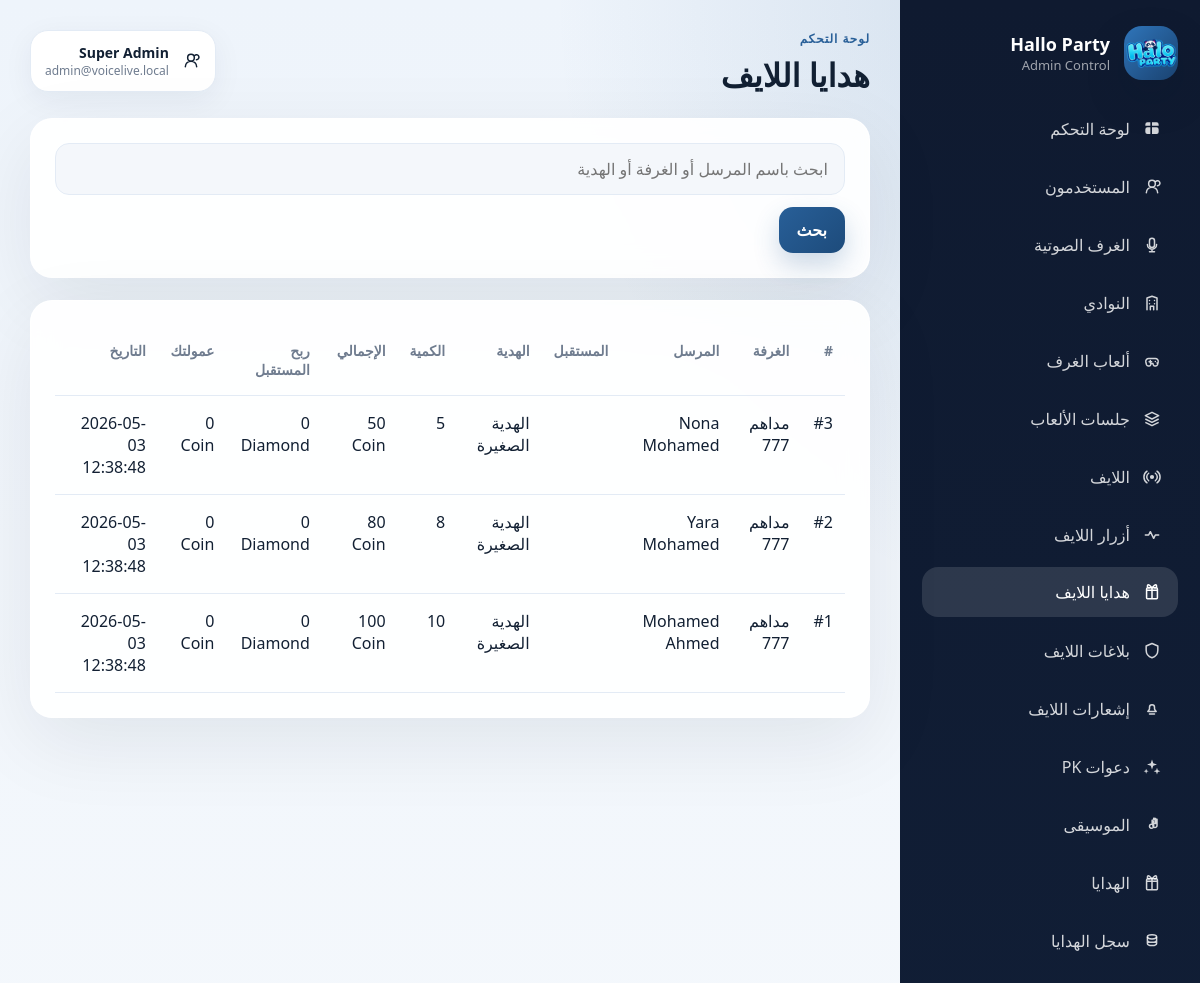
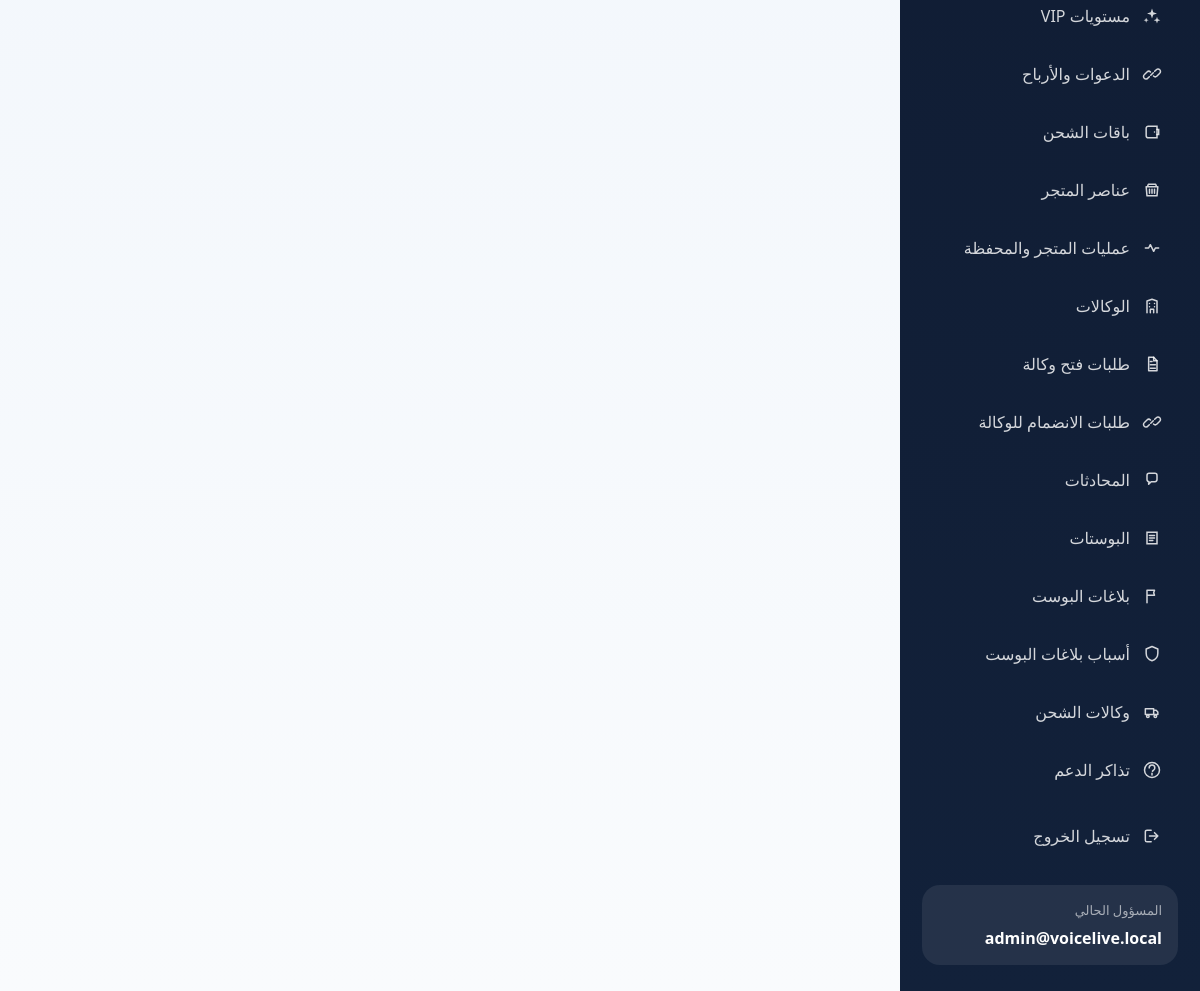
/backend/admin/live-gift-transactions.php (signed in), run on the app's committed database (2 pictures, top to bottom).
### tables this page shows
CREATE TABLE IF NOT EXISTS live_room_gift_transactions (
            id INT UNSIGNED AUTO_INCREMENT PRIMARY KEY,
            room_id INT UNSIGNED NOT NULL,
            sender_user_id INT UNSIGNED NULL,
            sender_name VARCHAR(190) NOT NULL,
            sender_avatar_asset VARCHAR(255) NULL,
            recipient_user_id INT UNSIGNED NULL,
            recipient_name_snapshot VARCHAR(190) NULL,
            gift_id INT UNSIGNED NOT NULL,
            gift_name_snapshot VARCHAR(190) NOT NULL,
            quantity INT NOT NULL,
            unit_price_coins INT NOT NULL,
            total_price_coins INT NOT NULL,
            platform_fee_coins INT NOT NULL DEFAULT 0,
            creator_earning_diamonds INT NOT NULL DEFAULT 0,
            platform_commission_percent DECIMAL(5,2) NOT NULL DEFAULT 50.00,
            created_at DATETIME NOT NULL,
            CONSTRAINT fk_live_room_gifts_room FOREIGN KEY (room_id) REFERENCES live_rooms(id) ON DELETE CASCADE,
            CONSTRAINT fk_live_room_gifts_sender FOREIGN KEY (sender_user_id) REFERENCES users(id) ON DELETE SET NULL,
            CONSTRAINT fk_live_room_gifts_gift FOREIGN KEY (gift_id) REFERENCES gifts(id) ON DELETE CASCADE
        );

CREATE TABLE IF NOT EXISTS live_rooms (
            id INT UNSIGNED AUTO_INCREMENT PRIMARY KEY,
            title VARCHAR(190) NOT NULL,
            host_name VARCHAR(190) NOT NULL,
            host_id_label VARCHAR(120) NOT NULL,
            host_user_id INT UNSIGNED NULL,
            video_enabled TINYINT(1) NOT NULL DEFAULT 1,
            agora_channel_name VARCHAR(120) NULL,
            poster_asset VARCHAR(255) NOT NULL,
            background_asset VARCHAR(255) NOT NULL,
            left_video_asset VARCHAR(255) NOT NULL,
            right_video_asset VARCHAR(255) NOT NULL,
            viewer_count INT NOT NULL DEFAULT 0,
            coin_count INT NOT NULL DEFAULT 0,
            battle_timer_label VARCHAR(20) NOT NULL DEFAULT "11:50",
            listing_scope VARCHAR(20) NOT NULL DEFAULT "live",
            contribution_diamonds_total INT NOT NULL DEFAULT 0,
            contribution_sender_count INT NOT NULL DEFAULT 0,
            pk_talk_permission VARCHAR(30) NOT NULL DEFAULT "عند الطلب",
            pk_party_invite_permission VARCHAR(30) NOT NULL DEFAULT "عند الطلب",
            pk_voice_room_invite_permission VARCHAR(30) NOT NULL DEFAULT "عند الطلب",
            pk_chat_permission VARCHAR(30) NOT NULL DEFAULT "عند الطلب",
            pk_battle_duration VARCHAR(10) NOT NULL DEFAULT "30د",
            pk_status VARCHAR(20) NOT NULL DEFAULT "idle",
            active_pk_invite_id INT UNSIGNED NULL,
            pk_guest_user_id INT UNSIGNED NULL,
            pk_guest_name VARCHAR(190) NULL,
            pk_started_at DATETIME NULL,
            pk_ends_at DATETIME NULL,
            status VARCHAR(20) NOT NULL DEFAULT "active",
            display_order INT NOT NULL DEFAULT 0,
            created_at DATETIME NOT NULL,
            updated_at DATETIME NOT NULL
        );

### backend/src/LiveService.php (called while the page is built, shortened)
<?php
final class LiveService
{
    public function adminListGiftTransactions(string $search = ''): array
    {
        $sql = 'SELECT live_room_gift_transactions.*,
                       live_rooms.title AS room_title,
                       gifts.asset_path
                FROM live_room_gift_transactions
                INNER JOIN live_rooms ON live_rooms.id = live_room_gift_transactions.room_id
                INNER JOIN gifts ON gifts.id = live_room_gift_transactions.gift_id';
        $params = [];
        $sql .= ' ORDER BY live_room_gift_transactions.id DESC';
        $statement = $this->pdo->prepare($sql);
        $statement->execute($params);
        return $statement->fetchAll();
    }
}

### backend/admin/live-gift-transactions.php (the view, shortened to what this page needs)
<?php
require_once __DIR__ . '/common.php';
require_once __DIR__ . '/../src/LiveService.php';
$pdo = admin_pdo();
$liveService = new LiveService($pdo);
$search = trim((string) ($_GET['search'] ?? ''));
$transactions = $liveService->adminListGiftTransactions($search);
admin_render_header('هدايا اللايف', 'live-gift-transactions');
?>
<section class="panel">
    <form method="get" class="toolbar">
        <input type="text" name="search" value="<?= htmlspecialchars($search) ?>" placeholder="ابحث باسم المرسل أو الغرفة أو الهدية">
        <button class="btn btn-primary" type="submit">بحث</button>
    </form>
</section>
<section class="panel table-panel">
    <table class="table">
        <thead>
            <tr>
                <th>#</th>
                <th>الغرفة</th>
                <th>المرسل</th>
                <th>المستقبل</th>
                <th>الهدية</th>
                <th>الكمية</th>
                <th>الإجمالي</th>
                <th>ربح المستقبل</th>
                <th>عمولتك</th>
                <th>التاريخ</th>
            </tr>
        </thead>
        <tbody>
        <?php foreach ($transactions as $transaction): ?>
            <tr>
                <td>#<?= (int) $transaction['id'] ?></td>
                <td><?= htmlspecialchars((string) $transaction['room_title']) ?></td>
                <td><?= htmlspecialchars((string) $transaction['sender_name']) ?></td>
                <td><?= htmlspecialchars((string) ($transaction['recipient_name_snapshot'] ?? '')) ?></td>
                <td><?= htmlspecialchars((string) $transaction['gift_name_snapshot']) ?></td>
                <td><?= (int) $transaction['quantity'] ?></td>
                <td><?= (int) $transaction['total_price_coins'] ?> Coin</td>
                <td><?= (int) ($transaction['creator_earning_diamonds'] ?? 0) ?> Diamond</td>
                <td><?= (int) ($transaction['platform_fee_coins'] ?? 0) ?> Coin</td>
                <td><?= htmlspecialchars((string) $transaction['created_at']) ?></td>
            </tr>
        <?php endforeach; ?>
        </tbody>
    </table>
</section>
<?php admin_render_footer(); ?>

### backend/admin/common.php (shortened to what this page needs)
<?php
$config = require __DIR__ . '/../config/app.php';
function admin_pdo(): PDO
{
    global $config;
    static $pdo = null;
    if ($pdo instanceof PDO) {
        return $pdo;
    }
    $pdo = Database::connection($config['db']);
    return $pdo;
}
function admin_current_user(): ?array
{
    $statement = admin_pdo()->prepare('SELECT * FROM admins WHERE id = :id LIMIT 1');
    $statement->execute(['id' => $_SESSION['admin_id']]);
    $admin = $statement->fetch();
    return $admin === false ? null : $admin;
}
function admin_brand_name(): string
{
    return 'Hallo Party';
}
function admin_brand_subtitle(): string
{
    return 'Admin Control';
}
function admin_brand_logo_url(): string
{
    return '/app-assets/images/splash_logo.png';
}
function admin_svg_icon(string $name, string $class = 'nav-icon'): string
{
    return sprintf(
        '<svg class="%s" viewBox="0 0 24 24" aria-hidden="true" focusable="false">%s</svg>',
        htmlspecialchars($class, ENT_QUOTES),
        $paths
    );
}
function admin_render_header(string $title, string $active = '', ?string $eyebrow = null): void
{
    $admin = admin_current_user();
    $eyebrowText = $eyebrow ?? 'لوحة التحكم';
    ?>
<!DOCTYPE html>
<html lang="ar" dir="rtl">
<head>
    <link rel="stylesheet" href="/admin/assets/style.css">
</head>
<body>
<div class="admin-shell">
    <aside class="sidebar" id="admin-sidebar">
        <div class="brand">
            <div class="brand-badge">
                <img class="brand-logo-image" src="<?= htmlspecialchars(admin_brand_logo_url(), ENT_QUOTES) ?>" alt="<?= htmlspecialchars(admin_brand_name(), ENT_QUOTES) ?>">
            </div>
            <div>
                <div class="brand-title"><?= htmlspecialchars(admin_brand_name()) ?></div>
                <div class="brand-subtitle"><?= htmlspecialchars(admin_brand_subtitle()) ?></div>
            </div>
        </div>
        <nav class="nav-links">
            <?php foreach (admin_nav_items() as $item): ?>
                <a class="<?= $active === $item['key'] ? 'active' : '' ?>" href="<?= htmlspecialchars($item['href']) ?>">
                    <?= admin_svg_icon((string) $item['icon']) ?>
                    <span><?= htmlspecialchars((string) $item['label']) ?></span>
                </a>
            <?php endforeach; ?>
            <a href="/admin/logout.php" class="nav-logout">
                <?= admin_svg_icon('logout') ?>
                <span>تسجيل الخروج</span>
            </a>
        </nav>
        <?php if ($admin !== null): ?>
            <div class="sidebar-footer">
                <div class="sidebar-footer-label">المسؤول الحالي</div>
                <div class="sidebar-footer-value"><?= htmlspecialchars((string) $admin['email']) ?></div>
            </div>
        <?php endif; ?>
    </aside>
    <main class="content">
        <header class="content-header">
            <div class="content-header-primary">
                <div>
                    <div class="page-eyebrow"><?= htmlspecialchars($eyebrowText) ?></div>
                    <h1><?= htmlspecialchars($title) ?></h1>
                </div>
            </div>
            <?php if ($admin !== null): ?>
                <div class="header-admin-pill">
                    <?= admin_svg_icon('users', 'header-pill-icon') ?>
                    <div>
                        <strong><?= htmlspecialchars((string) ($admin['name'] ?? 'Administrator')) ?></strong>
                        <span><?= htmlspecialchars((string) $admin['email']) ?></span>
                    </div>
                </div>
            <?php endif; ?>
        </header>
<?php
}
function admin_render_footer(): void
{
    ?>
    </main>
</div>
</body>
</html>
<?php
}

### backend/admin/assets/style.css (style rules this page uses)
:root { --bg: #091321; --panel: rgba(255, 255, 255, 0.92); --panel-muted: #f4f7fb; --panel-strong: #ffffff; --text: #122033; --muted: #6f7c8f; --line: #e3ebf5; --primary: #285f98; --primary-dark: #1d4b7b; --success: #1f9d63; --danger: #d84d4d; --warning: #9b6400; --shadow: 0 24px 80px rgba(12, 21, 38, 0.08); --radius: 22px; }
* { box-sizing: border-box; }
body { margin: 0; font-family: "Rubik", system-ui, sans-serif; background: radial-gradient(circle at top right, rgba(40, 95, 152, 0.18), transparent 28%), linear-gradient(180deg, #eef4fb 0%, #f9fbfd 100%); color: var(--text); }
.login-card, .panel, .stat-card { background: var(--panel); backdrop-filter: blur(14px); border: 1px solid rgba(255, 255, 255, 0.88); box-shadow: var(--shadow); }
.admin-shell { min-height: 100vh; display: grid; grid-template-columns: 300px 1fr; }
.sidebar { position: sticky; top: 0; min-height: 100vh; background: linear-gradient(180deg, #0f1a30 0%, #12213a 100%); color: #fff; padding: 26px 22px; display: flex; flex-direction: column; gap: 24px; }
.brand { display: flex; align-items: center; gap: 14px; }
.brand-badge { width: 54px; height: 54px; border-radius: 18px; display: grid; place-items: center; background: linear-gradient(135deg, #2f75ba 0%, #1a4270 100%); color: #fff; box-shadow: 0 18px 38px rgba(8, 25, 48, 0.24); overflow: hidden; }
.brand-icon, .nav-icon, .header-pill-icon { width: 20px; height: 20px; flex: 0 0 auto; }
.brand-logo-image { width: 100%; height: 100%; object-fit: cover; display: block; }
.brand-title { font-size: 18px; font-weight: 700; }
.brand-subtitle, .sidebar-footer-label { color: rgba(255, 255, 255, 0.6); font-size: 13px; }
.nav-links { display: flex; flex-direction: column; gap: 8px; }
.nav-links a { color: rgba(255, 255, 255, 0.82); text-decoration: none; padding: 14px 16px; border-radius: 16px; transition: 0.2s ease; display: flex; align-items: center; gap: 12px; }
.nav-links a.active, .nav-links a:hover { background: rgba(255, 255, 255, 0.12); color: #fff; transform: translateY(-1px); }
.nav-logout { margin-top: 8px; }
.sidebar-footer { margin-top: auto; padding: 16px; border-radius: 18px; background: rgba(255, 255, 255, 0.08); }
.sidebar-footer-value { margin-top: 8px; font-weight: 600; overflow-wrap: anywhere; }
.content { padding: 30px; min-width: 0; }
.content-header { display: flex; align-items: flex-start; justify-content: space-between; gap: 18px; margin-bottom: 22px; }
.content-header-primary { display: flex; align-items: center; gap: 14px; }
.content-header h1 { margin: 6px 0 0; font-size: 32px; }
.page-eyebrow { color: var(--primary); font-size: 12px; font-weight: 700; letter-spacing: 0.08em; }
.header-admin-pill { display: inline-flex; align-items: center; gap: 12px; padding: 12px 14px; border-radius: 18px; background: var(--panel-strong); border: 1px solid var(--line); box-shadow: 0 8px 30px rgba(16, 39, 70, 0.06); }
.header-admin-pill strong, .header-admin-pill span { display: block; }
.header-admin-pill strong { font-size: 14px; }
.header-admin-pill span { color: var(--muted); font-size: 12px; }
.panel { border-radius: var(--radius); padding: 24px; margin-bottom: 22px; }
.toolbar, .action-row, .stack, .inline-actions, .media-inline { display: flex; gap: 12px; flex-wrap: wrap; }
.toolbar input, .toolbar select, .field input, .form-grid input, .form-grid select, .form-grid textarea, .table input, .table select, .table textarea { width: 100%; padding: 14px 16px; border-radius: 14px; border: 1px solid var(--line); background: var(--panel-muted); font: inherit; color: var(--text); }
.btn { border: none; border-radius: 14px; padding: 12px 18px; font: inherit; font-weight: 600; cursor: pointer; text-decoration: none; display: inline-flex; align-items: center; justify-content: center; transition: transform 0.18s ease, box-shadow 0.18s ease, background 0.18s ease; }
.btn-primary { background: linear-gradient(135deg, var(--primary) 0%, var(--primary-dark) 100%); color: #fff; box-shadow: 0 12px 26px rgba(40, 95, 152, 0.24); }
.table-panel { overflow-x: auto; overflow-y: hidden; -webkit-overflow-scrolling: touch; }
.table { width: 100%; border-collapse: collapse; min-width: 760px; }
.table th, .table td { text-align: right; padding: 16px 12px; border-bottom: 1px solid var(--line); vertical-align: top; }
.table th { color: var(--muted); font-weight: 600; font-size: 14px; }

### data on the page
live_room_gift_transactions: id "3", room.title "مداهم 777", sender_name "Nona Mohamed", gift_name_snapshot "الهدية الصغيرة", quantity "5", total_price_coins "50", creator_earning_diamonds "0", platform_fee_coins "0", created_at "2026-05-03 12:38:48"
live_room_gift_transactions: id "2", room.title "مداهم 777", sender_name "Yara Mohamed", gift_name_snapshot "الهدية الصغيرة", quantity "8", total_price_coins "80", creator_earning_diamonds "0", platform_fee_coins "0", created_at "2026-05-03 12:38:48"
live_room_gift_transactions: id "1", room.title "مداهم 777", sender_name "Mohamed Ahmed", gift_name_snapshot "الهدية الصغيرة", quantity "10", total_price_coins "100", creator_earning_diamonds "0", platform_fee_coins "0", created_at "2026-05-03 12:38:48"

### other printed values
admin_brand_name() "Hallo Party"
admin_brand_subtitle() "Admin Control"
$item['label'] "لوحة التحكم"
$item['label'] "المستخدمون"
$item['label'] "الغرف الصوتية"
$item['label'] "النوادي"
$item['label'] "ألعاب الغرف"
$item['label'] "جلسات الألعاب"
$item['label'] "اللايف"
$item['label'] "أزرار اللايف"
$item['label'] "هدايا اللايف"
$item['label'] "بلاغات اللايف"
$item['label'] "إشعارات اللايف"
$item['label'] "دعوات PK"
$item['label'] "الموسيقى"
